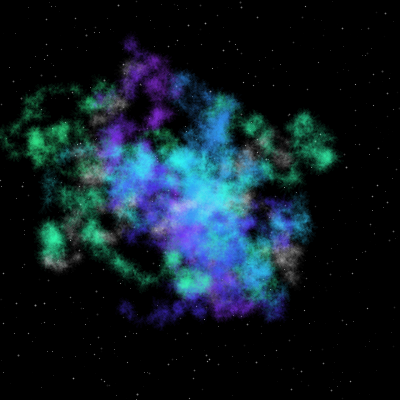
Frame 1 (no input)
Frame 60 (the mouse pressed at the canvas centre just before this capture): identical to frame 1, image omitted
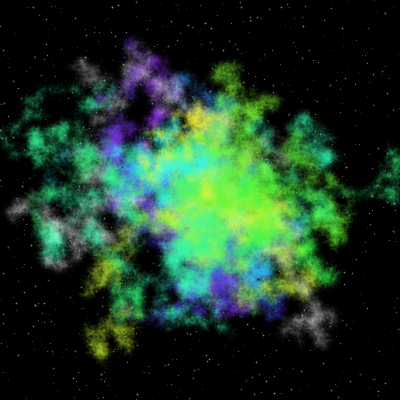
Frame 120 (the mouse held since frame 60 and released just before this capture)

The Processing sketch that drew these frames (run headless with seeded random() and noise(); from frame 60 on, the mouse is pressed at the canvas centre):

// Processing sketch: processing_153596
// ── processing_153596.pde

Walker[] walker = new Walker[20];

color c;
boolean flg = true;

void setup() {
  size(400, 400);
  frameRate(1000);
  colorMode(HSB, 360, 100, 100);
  background(0);
  //noLoop();
  float st_c = random(360-130);

  for (int i = 0; i < walker.length; i++) {
    if (i == walker.length-1 || i == walker.length-2 || i == walker.length-3) {
      c = color(360, 5);
    } else {
      c = color(random(st_c, st_c+130), 80, 100, 10);
    }
    walker[i] = new Walker(width/2, height/2, c, random(5, 8));// 360*i/walker.length);
    walker[i].draw();
  }
}

void draw() {
  if (flg == true) {
    for (int p = 0; p < 800; p++) {
      float st = random(10, 200);
      stroke(st);
      strokeWeight(random(2));//(st/200);
      point(random(width), random(height));
    }

    for (int j = 0; j < 5000; j++) {
      for (int i = 0; i < walker.length; i++) {
        walker[i].walk();
        walker[i].draw();
      }
    }
  }
  flg = false;
}

void mousePressed() {
  float st_c = random(360-130);

  for (int i = 0; i < walker.length; i++) {
    if (i == walker.length-1 || i == walker.length-2 || i == walker.length-3) {
      c = color(360, 5);
    } else {
      c = color(random(st_c, st_c+130), 80, 100, 10);
    }
    walker[i] = new Walker(width/2, height/2, c, random(5, 8));// 360*i/walker.length);
    walker[i].draw();
  }
  background(0);
  flg = true;

  redraw();
}

class Walker {
  float x, y;
  float t;
  float hue;
  float rect_w = 1;
  float rect_h = 5;
  color c;

  Walker(float x, float y, color tmpC, float h) {
    this.x = x;
    this.y = y;
    this.hue = hue;
    rect_h = h;
    c = tmpC;
    t = random(TWO_PI);
  }

  void walk() {
    this.x += random(-1, 1)*2;
    this.y += random(-1, 1)*2;

    if (this.x < 0) {
      this.x = 0;  //width;
    }
    if (this.y < 0) {
      this.y = 0;  //height;
    }
    if (this.x > width) {
      this.x = width;  //0;
    }
    if (this.y > height) {
      this.y = height;  //0;
    }
  }

  void draw() {
    pushMatrix();
    translate(x, y);
    rotate(t);
    noFill();
    stroke(c);//(hue, 80, 100, 10); 
    strokeWeight(1);
    rect(0, 0, rect_w, rect_h);
    popMatrix();

    t += 0.5;
  }
}
